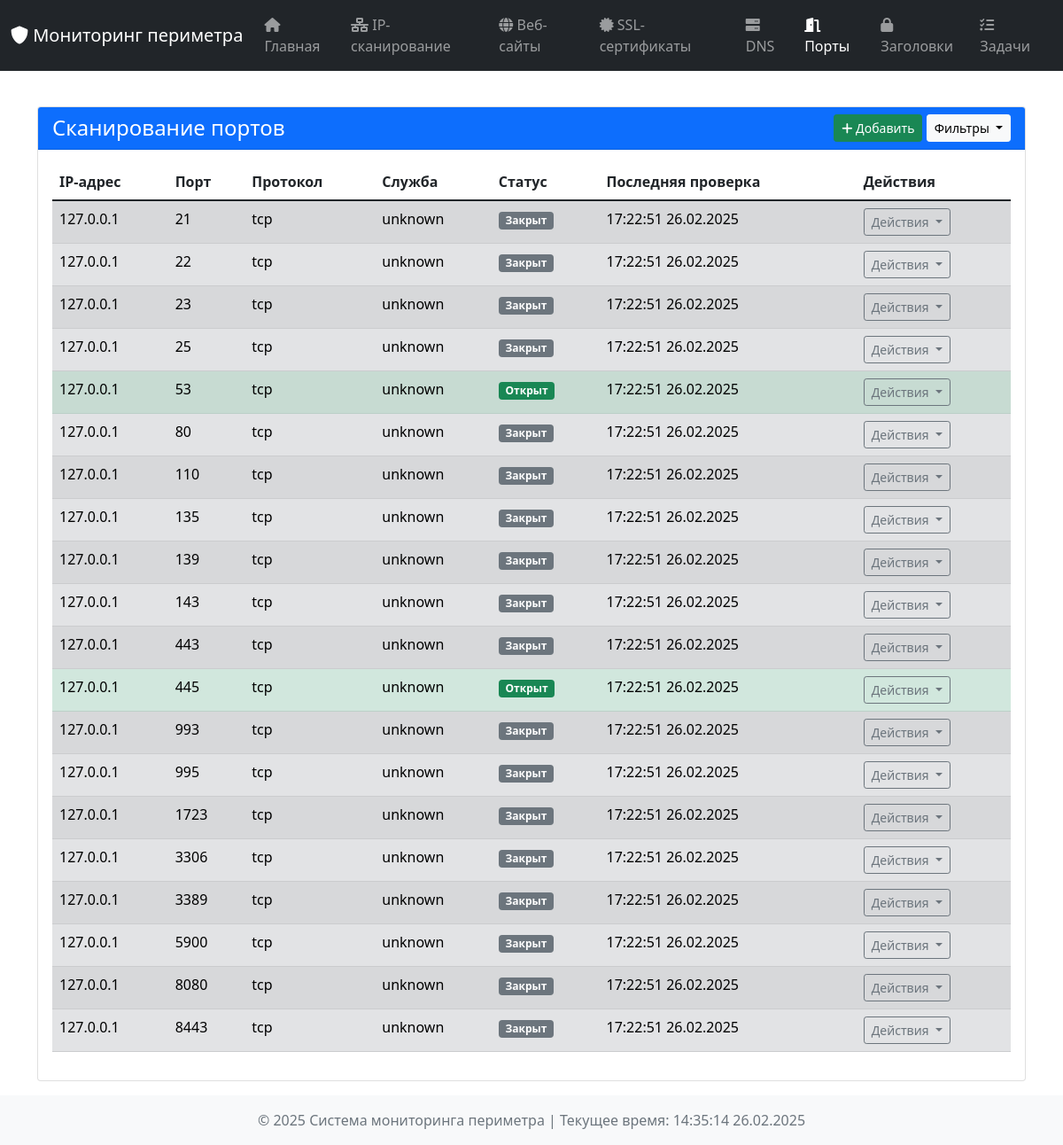
The app's page /ports with its own data.
### tables this page shows
CREATE TABLE port_states (
            id INTEGER PRIMARY KEY AUTOINCREMENT,
            ip_address TEXT,
            port INTEGER,
            protocol TEXT,
            service TEXT,
            is_open INTEGER,
            scan_time TEXT,
            UNIQUE(ip_address, port, protocol)
        );

### dashboard/app.py (the view, shortened to what this page needs)
@app.route('/ports', methods=['GET', 'POST'])
def port_scanning():
    status_filter = request.args.get('status')
    results = db_manager.get_all_records('port_scanning')
    if status_filter == 'open':
        results = [r for r in results if r['is_open']]
    elif status_filter == 'closed':
        results = [r for r in results if not r['is_open']]
    return render_template('ports.html', results=results, current_time=datetime.now())

### dashboard/templates/ports.html (shortened to what this page needs)
{% extends "base.html" %}
{% block content %}
<div class="container mt-4">
    <div class="card">
        <div class="card-header bg-primary text-white d-flex justify-content-between align-items-center">
            <h4 class="mb-0">Сканирование портов</h4>
            <div>
                <button class="btn btn-success btn-sm" data-bs-toggle="modal" data-bs-target="#addPortScanModal">
                    <i class="fas fa-plus"></i> Добавить
                </button>
                <button class="btn btn-light btn-sm dropdown-toggle" type="button" id="filterDropdown" data-bs-toggle="dropdown" aria-expanded="false">
                    Фильтры
                </button>
            </div>
        </div>
        <div class="card-body">
            {% if results %}
                <div class="table-responsive">
                    <table class="table table-hover table-striped">
                        <thead class="thead-dark">
                            <tr>
                                <th>IP-адрес</th>
                                <th>Порт</th>
                                <th>Протокол</th>
                                <th>Служба</th>
                                <th>Статус</th>
                                <th>Последняя проверка</th>
                                <th>Действия</th>
                            </tr>
                        </thead>
                        <tbody>
                            {% for result in results %}
                            <tr class="{% if result.is_open %}table-success{% else %}table-secondary{% endif %}">
                                <td>{{ result.ip_address }}</td>
                                <td>{{ result.port }}</td>
                                <td>{{ result.protocol or 'N/A' }}</td>
                                <td>{{ result.service or 'N/A' }}</td>
                                <td>
                                    {% if result.is_open %}
                                        <span class="badge bg-success">Открыт</span>
                                    {% else %}
                                        <span class="badge bg-secondary">Закрыт</span>
                                    {% endif %}
                                </td>
                                <td>{{ result.scan_time.strftime('%H:%M:%S %d.%m.%Y') if result.scan_time else 'N/A' }}</td>
                                <td>
                                    <div class="dropdown">
                                        <button class="btn btn-outline-secondary btn-sm dropdown-toggle" type="button" data-bs-toggle="dropdown" aria-expanded="false">
                                            Действия
                                        </button>
                                    </div>
                                </td>
                            </tr>
                            {% endfor %}
                        </tbody>
                    </table>
                </div>
            {% else %}
                <div class="alert alert-info text-center">
                    Портов не найдено
                </div>
            {% endif %}
        </div>
    </div>
</div>
{% endblock %}

### dashboard/static/css/style.css (style rules this page uses)
body { min-height: 100vh; display: flex; flex-direction: column; }
.card { margin-bottom: 1rem; }
.card-body { overflow-x: hidden; }
.table-responsive { position: relative; }
.dropdown { position: relative; }

### records on screen
port_states: ip_address "127.0.0.1", port "21", protocol "tcp", service "unknown", is_open "Закрыт", scan_time "17:22:51 26.02.2025"
port_states: ip_address "127.0.0.1", port "22", protocol "tcp", service "unknown", is_open "Закрыт", scan_time "17:22:51 26.02.2025"
port_states: ip_address "127.0.0.1", port "23", protocol "tcp", service "unknown", is_open "Закрыт", scan_time "17:22:51 26.02.2025"
port_states: ip_address "127.0.0.1", port "25", protocol "tcp", service "unknown", is_open "Закрыт", scan_time "17:22:51 26.02.2025"
port_states: ip_address "127.0.0.1", port "53", protocol "tcp", service "unknown", is_open "Открыт", scan_time "17:22:51 26.02.2025"
port_states: ip_address "127.0.0.1", port "80", protocol "tcp", service "unknown", is_open "Закрыт", scan_time "17:22:51 26.02.2025"
port_states: ip_address "127.0.0.1", port "110", protocol "tcp", service "unknown", is_open "Закрыт", scan_time "17:22:51 26.02.2025"
port_states: ip_address "127.0.0.1", port "135", protocol "tcp", service "unknown", is_open "Закрыт", scan_time "17:22:51 26.02.2025"
port_states: ip_address "127.0.0.1", port "139", protocol "tcp", service "unknown", is_open "Закрыт", scan_time "17:22:51 26.02.2025"
port_states: ip_address "127.0.0.1", port "143", protocol "tcp", service "unknown", is_open "Закрыт", scan_time "17:22:51 26.02.2025"
port_states: ip_address "127.0.0.1", port "443", protocol "tcp", service "unknown", is_open "Закрыт", scan_time "17:22:51 26.02.2025"
port_states: ip_address "127.0.0.1", port "445", protocol "tcp", service "unknown", is_open "Открыт", scan_time "17:22:51 26.02.2025"
port_states: ip_address "127.0.0.1", port "993", protocol "tcp", service "unknown", is_open "Закрыт", scan_time "17:22:51 26.02.2025"
port_states: ip_address "127.0.0.1", port "995", protocol "tcp", service "unknown", is_open "Закрыт", scan_time "17:22:51 26.02.2025"
port_states: ip_address "127.0.0.1", port "1723", protocol "tcp", service "unknown", is_open "Закрыт", scan_time "17:22:51 26.02.2025"
port_states: ip_address "127.0.0.1", port "3306", protocol "tcp", service "unknown", is_open "Закрыт", scan_time "17:22:51 26.02.2025"
port_states: ip_address "127.0.0.1", port "3389", protocol "tcp", service "unknown", is_open "Закрыт", scan_time "17:22:51 26.02.2025"
port_states: ip_address "127.0.0.1", port "5900", protocol "tcp", service "unknown", is_open "Закрыт", scan_time "17:22:51 26.02.2025"
port_states: ip_address "127.0.0.1", port "8080", protocol "tcp", service "unknown", is_open "Закрыт", scan_time "17:22:51 26.02.2025"
port_states: ip_address "127.0.0.1", port "8443", protocol "tcp", service "unknown", is_open "Закрыт", scan_time "17:22:51 26.02.2025"
